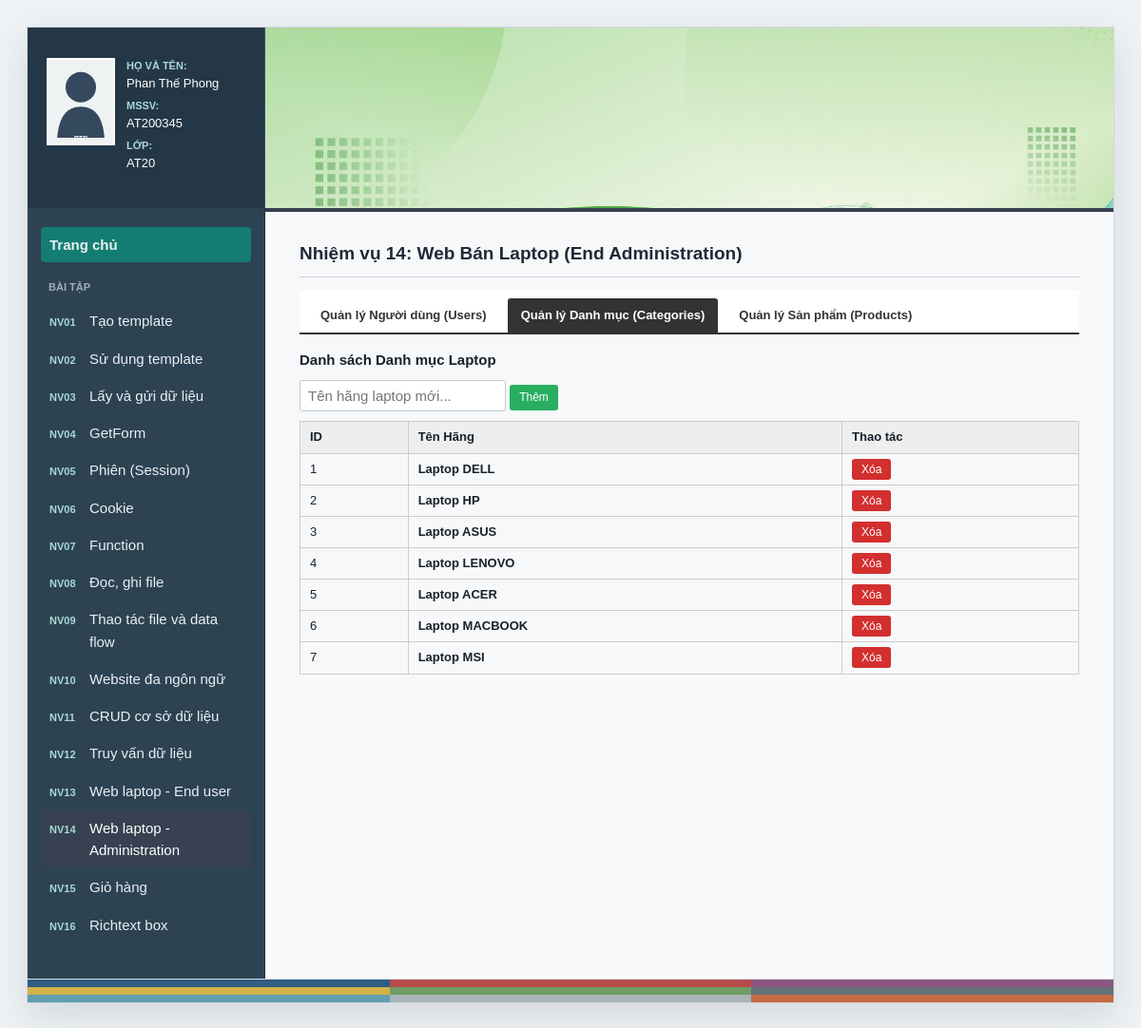
Page /nhiemvu14.php?tab=categories on the committed database.
### tables this page shows
CREATE TABLE IF NOT EXISTS categories (
    id INT AUTO_INCREMENT PRIMARY KEY,
    name VARCHAR(100) NOT NULL UNIQUE,
    description VARCHAR(255) NULL,
    created_at TIMESTAMP DEFAULT CURRENT_TIMESTAMP
);

### nhiemvu14.php (the view, shortened to what this page needs)
<?php
$conn = connect_database('laptop_shop', 'sql/laptop_shop.sql');
$tab = $_GET['tab'] ?? 'users';
$action = $_GET['action'] ?? 'list';
include "includes/header.php";
?>
<h3>Nhiệm vụ 14: Web Bán Laptop (End Administration)</h3>
<div class="admin-tab">
    <a href="nhiemvu14.php?tab=users" class="<?php echo ($tab == 'users') ? 'active' : ''; ?>">Quản lý Người dùng (Users)</a>
    <a href="nhiemvu14.php?tab=categories" class="<?php echo ($tab == 'categories') ? 'active' : ''; ?>">Quản lý Danh mục (Categories)</a>
    <a href="nhiemvu14.php?tab=products" class="<?php echo ($tab == 'products') ? 'active' : ''; ?>">Quản lý Sản phẩm (Products)</a>
</div>
<?php if ($tab === 'users'): ?>
    <?php if ($action === 'add'): ?>
        <h4>Thêm người dùng mới</h4>
        <form method="POST" action="nhiemvu14.php?tab=users">
            <table cellpadding="6">
                <tr><td>Username:</td><td><input type="text" name="username" required></td></tr>
                <tr><td>Password:</td><td><input type="password" name="password" required></td></tr>
                <tr><td>Fullname:</td><td><input type="text" name="fullname" required></td></tr>
                <tr><td>Birthday:</td><td><input type="date" name="birthday" value="2000-01-01" required></td></tr>
                <tr><td>Address:</td><td><input type="text" name="address" required></td></tr>
                <tr><td></td><td><button type="submit" name="btnSaveUser" class="btn-adm btn-green">Lưu</button> <a href="nhiemvu14.php?tab=users" class="btn-adm" style="background:#777;">Hủy</a></td></tr>
            </table>
        </form>
    <?php else: ?>
        <div style="display:flex; justify-content:space-between; align-items:center;">
            <b>Danh sách Users</b>
            <a href="nhiemvu14.php?tab=users&action=add" class="btn-adm btn-green">➕ Thêm User</a>
        </div>
        <table class="admin-table">
            <tr>
                <th>ID</th><th>Tài khoản</th><th>Họ tên</th><th>Ngày sinh</th><th>Địa chỉ</th><th>Thao tác</th>
            </tr>
            <?php
            $rs = mysqli_query($conn, "SELECT * FROM users");
            while ($u = mysqli_fetch_assoc($rs)):
            ?>
                <tr>
                    <td><?php echo $u['id']; ?></td>
                    <td><b><?php echo htmlspecialchars($u['username']); ?></b></td>
                    <td><?php echo htmlspecialchars($u['fullname']); ?></td>
                    <td><?php echo $u['birthday']; ?></td>
                    <td><?php echo htmlspecialchars($u['address']); ?></td>
                    <td><a href="nhiemvu14.php?tab=users&action=delete&id=<?php echo $u['id']; ?>" class="btn-adm btn-red" onclick="return confirm('Xóa người dùng này?')">Xóa</a></td>
                </tr>
            <?php endwhile; ?>
        </table>
    <?php endif; ?>
<?php elseif ($tab === 'categories'): ?>
    <div style="display:flex; justify-content:space-between; align-items:center;">
        <b>Danh sách Danh mục Laptop</b>
    </div>
    <form method="POST" action="nhiemvu14.php?tab=categories" style="margin: 10px 0;">
        <input type="text" name="cat_name" placeholder="Tên hãng laptop mới..." required style="padding: 4px 8px;">
        <button type="submit" name="btnSaveCat" class="btn-adm btn-green">Thêm</button>
    </form>
    <table class="admin-table">
        <tr><th>ID</th><th>Tên Hãng</th><th>Thao tác</th></tr>
        <?php
        $rs = mysqli_query($conn, "SELECT * FROM categories");
        while ($c = mysqli_fetch_assoc($rs)):
        ?>
            <tr>
                <td><?php echo $c['id']; ?></td>
                <td><b><?php echo htmlspecialchars($c['name']); ?></b></td>
                <td><a href="nhiemvu14.php?tab=categories&action=delete&id=<?php echo $c['id']; ?>" class="btn-adm btn-red" onclick="return confirm('Xóa danh mục này?')">Xóa</a></td>
            </tr>
        <?php endwhile; ?>
    </table>
<?php endif; ?>
<?php
include "includes/footer.php";
?>

### css/style.css (style rules this page uses)
:root { --ink: #17212b; --muted: #66727f; --line: #dbe1e6; --surface: #ffffff; --canvas: #eef2f4; --nav: #243746; --accent: #147d73; --accent-soft: #e8f4f2; --warning: #c95d28; }
* { box-sizing: border-box; }
html { background: var(--canvas); }
body { margin: 0; padding: 28px; color: var(--ink); background: var(--canvas); font-family: Arial, Helvetica, sans-serif; font-size: 15px; line-height: 1.55; }
body[class^="task-"] .main-content > h3:first-of-type { padding-bottom: 12px; border-bottom: 1px solid var(--task-line, var(--line)); color: var(--task-heading, #183143); }
.task-14 { --task-accent: #374151; --task-line: #cbd0d7; --task-heading: #202936; }
.task-14 .admin-tab { background: #fff; padding: 8px 8px 0; }
h1, h2, h3, h4 { margin: 0 0 14px; line-height: 1.25; color: #183143; letter-spacing: 0; }
h3 { font-size: 19px; }
form { max-width: 760px; }
input, select, textarea, button { font: inherit; }
input[type="text"], input[type="email"], input[type="password"], input[type="number"], input[type="date"], select, textarea { max-width: 100%; padding: 8px 10px; color: var(--ink); background: #fff; border: 1px solid #bfc9d0; border-radius: 3px; }
input[type="submit"], input[type="button"], input[type="reset"], button { padding: 8px 14px; color: #fff; background: var(--accent); border: 0; border-radius: 3px; cursor: pointer; }
table { max-width: 100%; border-collapse: collapse; }
th, td { padding: 8px 10px; }
th { background: #edf2f4; text-align: left; }

### nhiemvu14.php (style rules this page uses)
.admin-tab { display: flex; gap: 8px; margin-bottom: 15px; border-bottom: 2px solid #333; }
.admin-tab a { padding: 8px 14px; text-decoration: none; font-size: 13px; font-weight: bold; color: #333; border-radius: 3px 3px 0 0; }
.admin-tab a.active { background: #333; color: #fff; }
.admin-table { width: 100%; border-collapse: collapse; margin-top: 10px; font-size: 13px; }
.admin-table th, .admin-table td { border: 1px solid #ccc; padding: 6px 10px; }
.admin-table th { background: #eee; }
.btn-adm { padding: 4px 10px; background: #2196F3; color: white; text-decoration: none; border-radius: 3px; font-size: 12px; border: none; cursor: pointer; }
.btn-red { background: #d32f2f; }
.btn-green { background: #27ae60; }

### rows in the picture
categories: id "1", name "Laptop DELL"
categories: id "2", name "Laptop HP"
categories: id "3", name "Laptop ASUS"
categories: id "4", name "Laptop LENOVO"
categories: id "5", name "Laptop ACER"
categories: id "6", name "Laptop MACBOOK"
categories: id "7", name "Laptop MSI"

### other values in the picture
escapeHtml(STUDENT_NAME) "Phan Thế Phong"
escapeHtml(STUDENT_ID) "AT200345"
escapeHtml(STUDENT_CLASS) "AT20"
$taskCode "NV01"
escapeHtml($taskTitle) "Tạo template"
$taskCode "NV02"
escapeHtml($taskTitle) "Sử dụng template"
$taskCode "NV03"
escapeHtml($taskTitle) "Lấy và gửi dữ liệu"
$taskCode "NV04"
escapeHtml($taskTitle) "GetForm"
$taskCode "NV05"
escapeHtml($taskTitle) "Phiên (Session)"
$taskCode "NV06"
escapeHtml($taskTitle) "Cookie"
